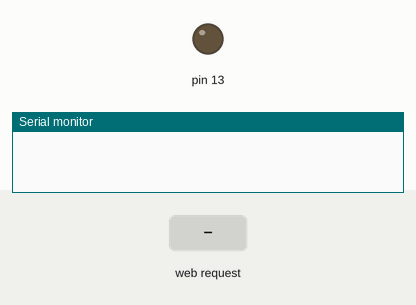
Bench run of a sketch on a simulated Arduino Uno, built for the host (arithmetic inside an expression is 32-bit, double 64-bit). Parts: output pins drawn as LEDs (lit = HIGH), the last lines printed to the serial monitor. The inputs (shaded band) are chosen by the test bench. WiFi joins after 1.5 s; servers stay silent unless stated.

Above: at 1.2 s.
1.3 s: HTTP request GET /?LED=1 received
At 2.3 s:
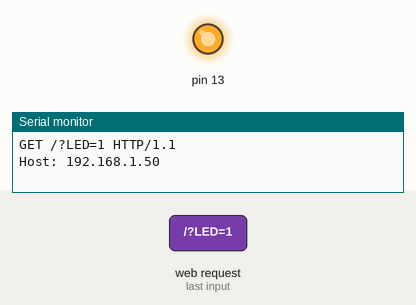
Timing chart, 0 to 4.3 s (numbered marks = the images above; inputs shaded):
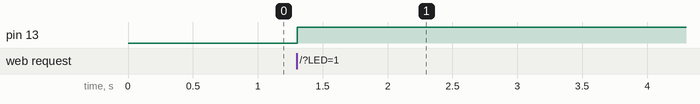

The sketch:

webserver_led.ino
```cpp
#include <SPI.h>
#include <Ethernet.h>

// Enter a MAC address and IP address for your controller below.
// The IP address will be dependent on your local network:
byte mac[] = {
  0xDE, 0xAD, 0xBE, 0xEF, 0xFE, 0xED };
IPAddress ip(192,168,10,219);
String readString = String(30);
boolean LEDON = false;

// Initialize the Ethernet server library
// with the IP address and port you want to use
// (port 80 is default for HTTP):
EthernetServer server(8080);


String HTTP_req;          // stores the HTTP request

boolean LED_status = 0;   // state of LED, off by default

void setup()

{
    Ethernet.begin(mac, ip);  // initialize Ethernet device
    server.begin();           // start to listen for clients
    Serial.begin(9600);       // for diagnostics
    pinMode(13, OUTPUT);
    Serial.begin(9600);
}

void loop()
{
    EthernetClient client = server.available();  // try to get client
    if (client) {  // got client?
        boolean currentLineIsBlank = true;
        while (client.connected()) {
            if (client.available()) {   // client data available to read
                char c = client.read(); // read 1 byte (character) from client
                HTTP_req += c;  // save the HTTP request 1 char at a time
                // last line of client request is blank and ends with \n
                // respond to client only after last line received
                if (c == '\n' && currentLineIsBlank) {
                    // send a standard http response header
                    client.println("HTTP/1.1 200 OK");
                    client.println("Content-Type: text/html");
                    client.println("Connection: close");
                    client.println();
                    // send web page
                    client.println("<!DOCTYPE html>");
                    client.println("<html>");
                    client.println("<head>");
                    client.println("<title>Arduino LED Control</title>");
                    client.println("</head>");
                    client.println("<body>");
                    client.println("<h1>LED</h1>");
                    client.println("<p>Checkbox for LED On or Off.</p>");
                    client.println("<form method=\"get\">");
                    ProcessCheckbox(client);
                    client.println("</form>");
                    client.println("</body>");
                    client.println("</html>");
                    Serial.print(HTTP_req);
                    HTTP_req = "";    // finished with request, empty string
                    break;
                }
                // every line of text received from the client ends with \r\n
                if (c == '\n') {
                    // last character on line of received text
                    // starting new line with next character read
                    currentLineIsBlank = true;
                }
                else if (c != '\r') {
                    // a text character was received from client
                    currentLineIsBlank = false;
                }
            } // end if (client.available())
        } // end while (client.connected())
        delay(1);      // give the web browser time to receive the data
        client.stop(); // close the connection
    } // end if (client)
}

// switch LED and send back HTML for LED checkbox

void ProcessCheckbox(EthernetClient cl)
{
    if (HTTP_req.indexOf("LED=1") > -1) {  // see if checkbox was clicked
        // the checkbox was clicked, toggle the LED
        if (LED_status) {
            LED_status = 0;
        }
        else {
            LED_status = 1;
        }
    }
    if (LED_status) {    // switch LED on
        digitalWrite(13, HIGH);
        // checkbox is checked
        cl.println("<input type=\"checkbox\" name=\"LED\" value=\"1\" \ onclick=\"submit();\" checked>LED");
    }
    else {              // switch LED off
        digitalWrite(13, LOW);
        // checkbox is unchecked
        cl.println("<input type=\"checkbox\" name=\"LED\" value=\"1\" \ onclick=\"submit();\">LED");
    }
}
```

Measured:
- after the input at 1.3 s, pin 13: LOW → HIGH at once
